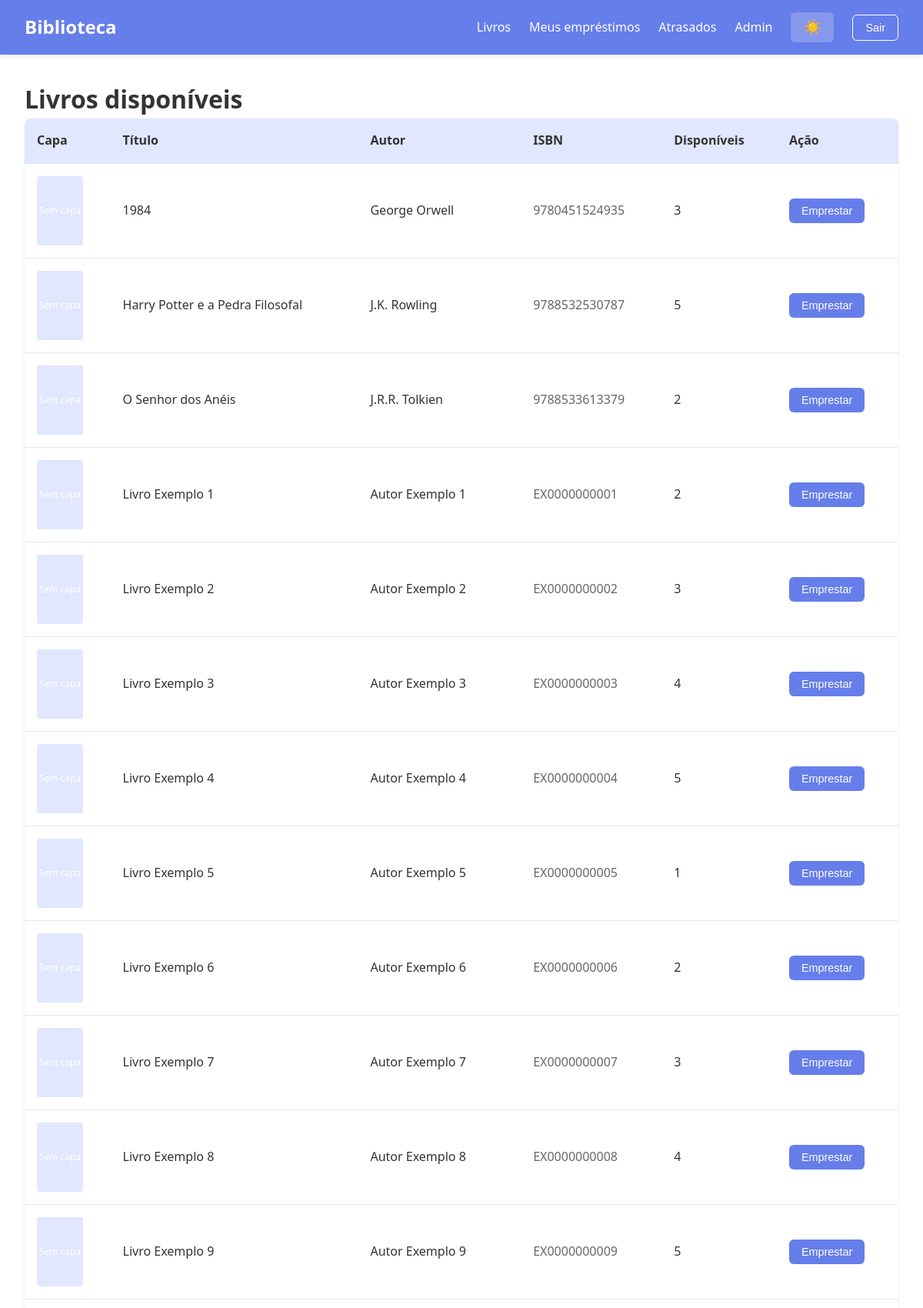
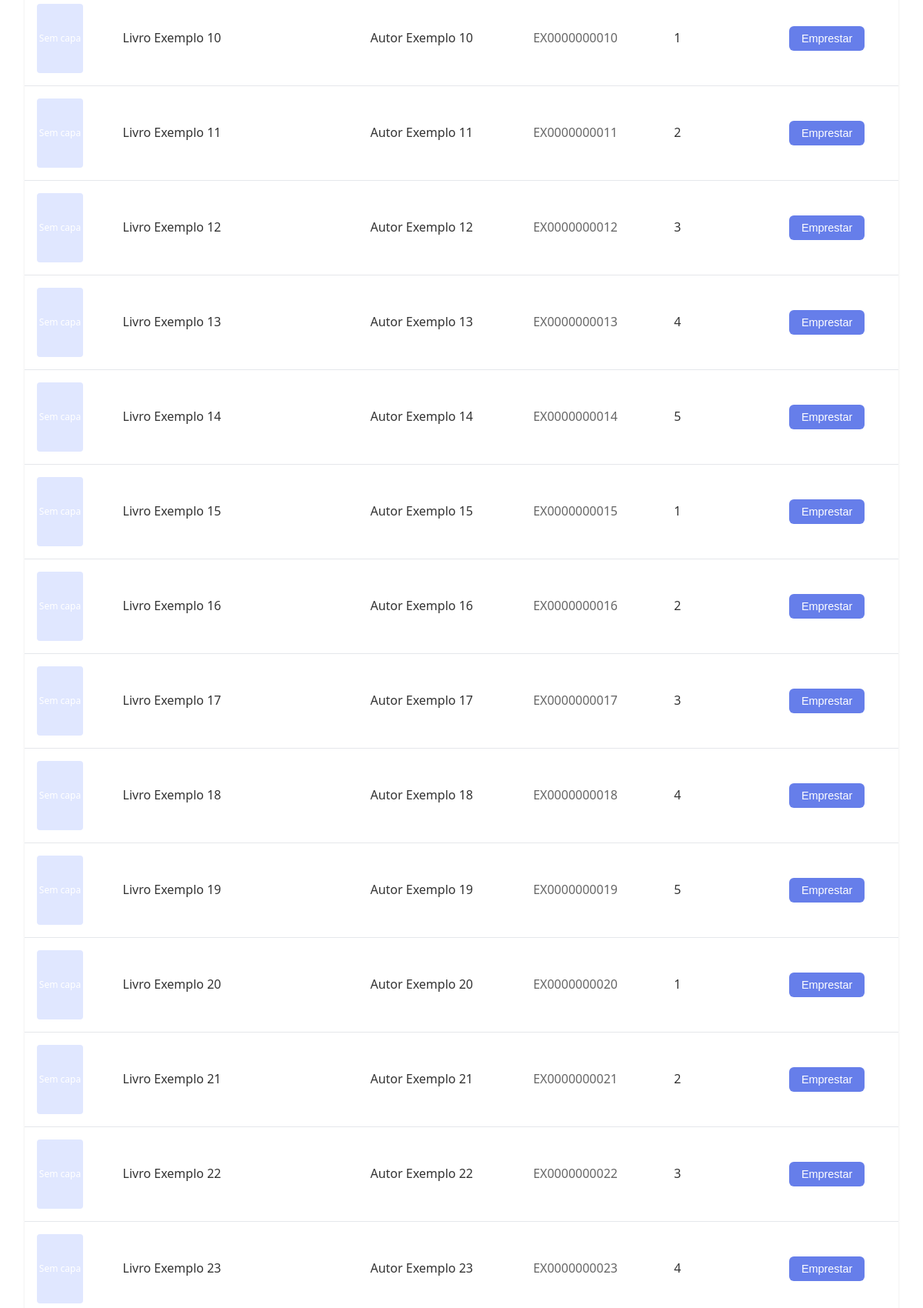
The app's page / (signed in, upper part) with its own data (2 pictures, top to bottom).
### catalog/models.py (models this page shows, shortened)
class Book(models.Model):
    title = models.CharField(max_length=255, verbose_name="Título")
    author = models.CharField(max_length=255, verbose_name="Autor")
    isbn = models.CharField(max_length=13, unique=True, verbose_name="ISBN")
    copies_total = models.PositiveIntegerField(default=1, verbose_name="Total de cópias")
    image = models.ImageField(
        upload_to='book_covers/',
        blank=True,
        null=True,
        verbose_name="Capa"
    )
    created_at = models.DateTimeField(auto_now_add=True, verbose_name="Cadastrado em")
    class Meta:
        ordering = ["title"]
        verbose_name = "Livro"
        verbose_name_plural = "Livros"
    @property
    def copies_available(self):
        active_loans = self.loans.filter(returned_at__isnull=True).count()
        return max(self.copies_total - active_loans, 0)

### catalog/views.py (the view)
# urls.py: path('', views.book_list, name='book_list'),
@login_required
def book_list(request):
    books = Book.objects.annotate(
        active_loans=Count('loans', filter=Q(loans__returned_at__isnull=True))
    )
    return render(request, 'catalog/book_list.html', {'books': books})

### templates/catalog/book_list.html (shortened to what this page needs)
{% extends 'base.html' %}
{% block content %}
  <h1>Livros disponíveis</h1>
  {% if books %}
    <table>
      <thead>
        <tr>
          <th>Capa</th>
          <th>Título</th>
          <th>Autor</th>
          <th>ISBN</th>
          <th>Disponíveis</th>
          <th>Ação</th>
        </tr>
      </thead>
      <tbody>
      {% for book in books %}
        <tr>
          <td>
            {% if book.image %}
              <img src="{{ book.image.url }}" alt="Capa de {{ book.title }}"
                   style="width: 60px; height: 90px; object-fit: cover; border-radius: 4px;">
            {% else %}
              <div style="width: 60px; height: 90px; background: var(--accent);
                          border-radius: 4px; display: flex; align-items: center;
                          justify-content: center; color: var(--bg); font-size: 12px;
                          text-align: center;">Sem capa</div>
            {% endif %}
          </td>
          <td>{{ book.title }}</td>
          <td>{{ book.author }}</td>
          <td class="muted">{{ book.isbn }}</td>
          <td>{{ book.copies_available }}</td>
          <td>
            {% if book.copies_available > 0 %}
              <form method="post" action="{% url 'catalog:borrow_book' book.id %}">
                <button class="btn" type="submit">Emprestar</button>
              </form>
            {% else %}
              <button class="btn" disabled>Indisponível</button>
            {% endif %}
          </td>
        </tr>
      {% endfor %}
      </tbody>
    </table>
  {% else %}
    <p class="muted">Nenhum livro cadastrado.</p>
  {% endif %}
{% endblock %}

### templates/base.html (shortened to what this page needs)
<!DOCTYPE html>
<html lang="pt-BR">
<head>
</head>
<body>
    <header>
        <nav>
            <h1>Biblioteca</h1>
            <ul>
                {% if user.is_authenticated %}
                    <li><a href="{% url 'catalog:book_list' %}">Livros</a></li>
                    <li><a href="{% url 'catalog:my_loans' %}">Meus empréstimos</a></li>
                    {% if user.is_staff %}
                        <li><a href="{% url 'catalog:admin_overdue_loans' %}">Atrasados</a></li>
                        <li><a href="{% url 'admin:index' %}">Admin</a></li>
                    {% endif %}
                    <li>
                        <button id="theme-toggle" type="button">☀️</button>
                    </li>
                    <li>
                        <form method="post" action="{% url 'logout' %}">
                            <button type="submit" class="logout-btn">Sair</button>
                        </form>
                    </li>
                {% endif %}
            </ul>
        </nav>
    </header>
    <main>
        {% block content %}{% endblock %}
    </main>
</body>
</html>

### templates/base.html (style rules this page uses)
:root { --bg: #ffffff; --text: #333333; --muted: #666666; --primary: #667eea; --accent: #e0e7ff; --danger: #dc2626; --border: #e5e7eb; }
* { margin: 0; padding: 0; box-sizing: border-box; }
body { font-family: system-ui, -apple-system, sans-serif; background: var(--bg); color: var(--text); line-height: 1.6; transition: background 0.3s, color 0.3s; }
header { background: var(--primary); color: white; padding: 1rem 2rem; box-shadow: 0 2px 8px rgba(0,0,0,0.1); }
nav { display: flex; justify-content: space-between; align-items: center; max-width: 1200px; margin: 0 auto; }
nav h1 { font-size: 1.5rem; }
nav ul { list-style: none; display: flex; gap: 1.5rem; align-items: center; }
nav a { color: white; text-decoration: none; font-weight: 500; transition: opacity 0.2s; }
#theme-toggle { background: rgba(255,255,255,0.2); border: none; color: white; padding: 0.5rem 1rem; border-radius: 6px; cursor: pointer; font-size: 1.2rem; transition: background 0.2s; }
main { max-width: 1200px; margin: 2rem auto; padding: 0 2rem; }
table { width: 100%; border-collapse: collapse; background: var(--bg); box-shadow: 0 1px 3px rgba(0,0,0,0.1); border-radius: 8px; overflow: hidden; }
thead { background: var(--accent); }
th, td { padding: 1rem; text-align: left; border-bottom: 1px solid var(--border); }
th { font-weight: 600; color: var(--text); }
.btn, button[type="submit"] { background: var(--primary); color: white; padding: 0.5rem 1rem; border: none; border-radius: 6px; cursor: pointer; font-size: 0.9rem; font-weight: 500; transition: transform 0.2s, opacity 0.2s; }
.muted { color: var(--muted); }
form { display: inline; }
form button.logout-btn { background: transparent; border: 1px solid white; padding: 0.5rem 1rem; }

### records on screen
Book: image "Sem capa", title "1984", author "George Orwell", isbn "9780451524935", copies_available "3", shows "Emprestar"
Book: image "Sem capa", title "Harry Potter e a Pedra Filosofal", author "J.K. Rowling", isbn "9788532530787", copies_available "5", shows "Emprestar"
Book: image "Sem capa", title "O Senhor dos Anéis", author "J.R.R. Tolkien", isbn "9788533613379", copies_available "2", shows "Emprestar"
Book: image "Sem capa", title "Livro Exemplo 1", author "Autor Exemplo 1", isbn "EX0000000001", copies_available "2", shows "Emprestar"
Book: image "Sem capa", title "Livro Exemplo 2", author "Autor Exemplo 2", isbn "EX0000000002", copies_available "3", shows "Emprestar"
Book: image "Sem capa", title "Livro Exemplo 3", author "Autor Exemplo 3", isbn "EX0000000003", copies_available "4", shows "Emprestar"
Book: image "Sem capa", title "Livro Exemplo 4", author "Autor Exemplo 4", isbn "EX0000000004", copies_available "5", shows "Emprestar"
Book: image "Sem capa", title "Livro Exemplo 5", author "Autor Exemplo 5", isbn "EX0000000005", copies_available "1", shows "Emprestar"
Book: image "Sem capa", title "Livro Exemplo 6", author "Autor Exemplo 6", isbn "EX0000000006", copies_available "2", shows "Emprestar"
Book: image "Sem capa", title "Livro Exemplo 7", author "Autor Exemplo 7", isbn "EX0000000007", copies_available "3", shows "Emprestar"
Book: image "Sem capa", title "Livro Exemplo 8", author "Autor Exemplo 8", isbn "EX0000000008", copies_available "4", shows "Emprestar"
Book: image "Sem capa", title "Livro Exemplo 9", author "Autor Exemplo 9", isbn "EX0000000009", copies_available "5", shows "Emprestar"
Book: image "Sem capa", title "Livro Exemplo 10", author "Autor Exemplo 10", isbn "EX0000000010", copies_available "1", shows "Emprestar"
Book: image "Sem capa", title "Livro Exemplo 11", author "Autor Exemplo 11", isbn "EX0000000011", copies_available "2", shows "Emprestar"
Book: image "Sem capa", title "Livro Exemplo 12", author "Autor Exemplo 12", isbn "EX0000000012", copies_available "3", shows "Emprestar"
Book: image "Sem capa", title "Livro Exemplo 13", author "Autor Exemplo 13", isbn "EX0000000013", copies_available "4", shows "Emprestar"
Book: image "Sem capa", title "Livro Exemplo 14", author "Autor Exemplo 14", isbn "EX0000000014", copies_available "5", shows "Emprestar"
Book: image "Sem capa", title "Livro Exemplo 15", author "Autor Exemplo 15", isbn "EX0000000015", copies_available "1", shows "Emprestar"
Book: image "Sem capa", title "Livro Exemplo 16", author "Autor Exemplo 16", isbn "EX0000000016", copies_available "2", shows "Emprestar"
Book: image "Sem capa", title "Livro Exemplo 17", author "Autor Exemplo 17", isbn "EX0000000017", copies_available "3", shows "Emprestar"
Book: image "Sem capa", title "Livro Exemplo 18", author "Autor Exemplo 18", isbn "EX0000000018", copies_available "4", shows "Emprestar"
Book: image "Sem capa", title "Livro Exemplo 19", author "Autor Exemplo 19", isbn "EX0000000019", copies_available "5", shows "Emprestar"
Book: image "Sem capa", title "Livro Exemplo 20", author "Autor Exemplo 20", isbn "EX0000000020", copies_available "1", shows "Emprestar"
Book: image "Sem capa", title "Livro Exemplo 21", author "Autor Exemplo 21", isbn "EX0000000021", copies_available "2", shows "Emprestar"
Book: image "Sem capa", title "Livro Exemplo 22", author "Autor Exemplo 22", isbn "EX0000000022", copies_available "3", shows "Emprestar"
Book: image "Sem capa", title "Livro Exemplo 23", author "Autor Exemplo 23", isbn "EX0000000023", copies_available "4", shows "Emprestar"
